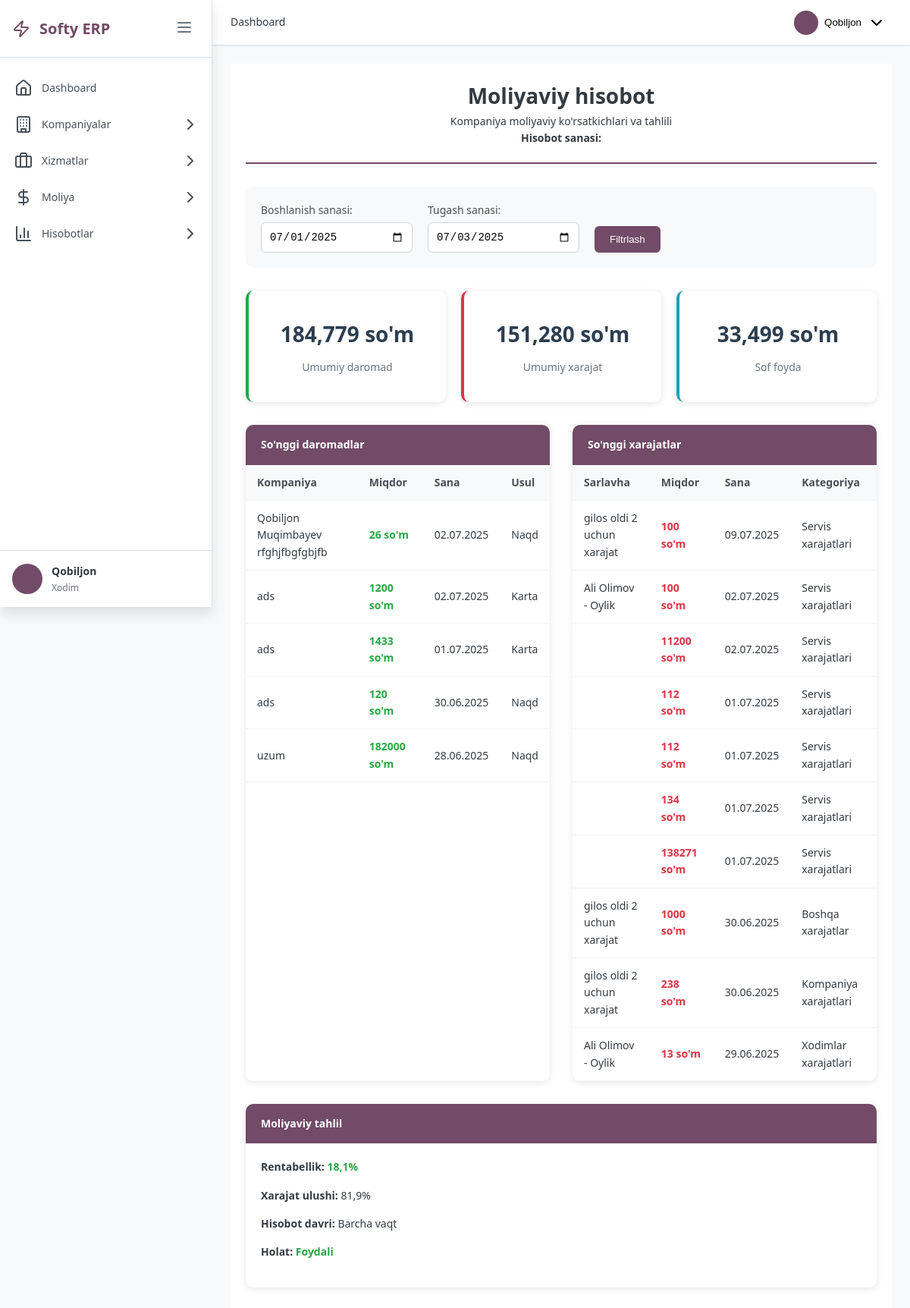
Page /financial-report/ (signed in) on the earlier database version.
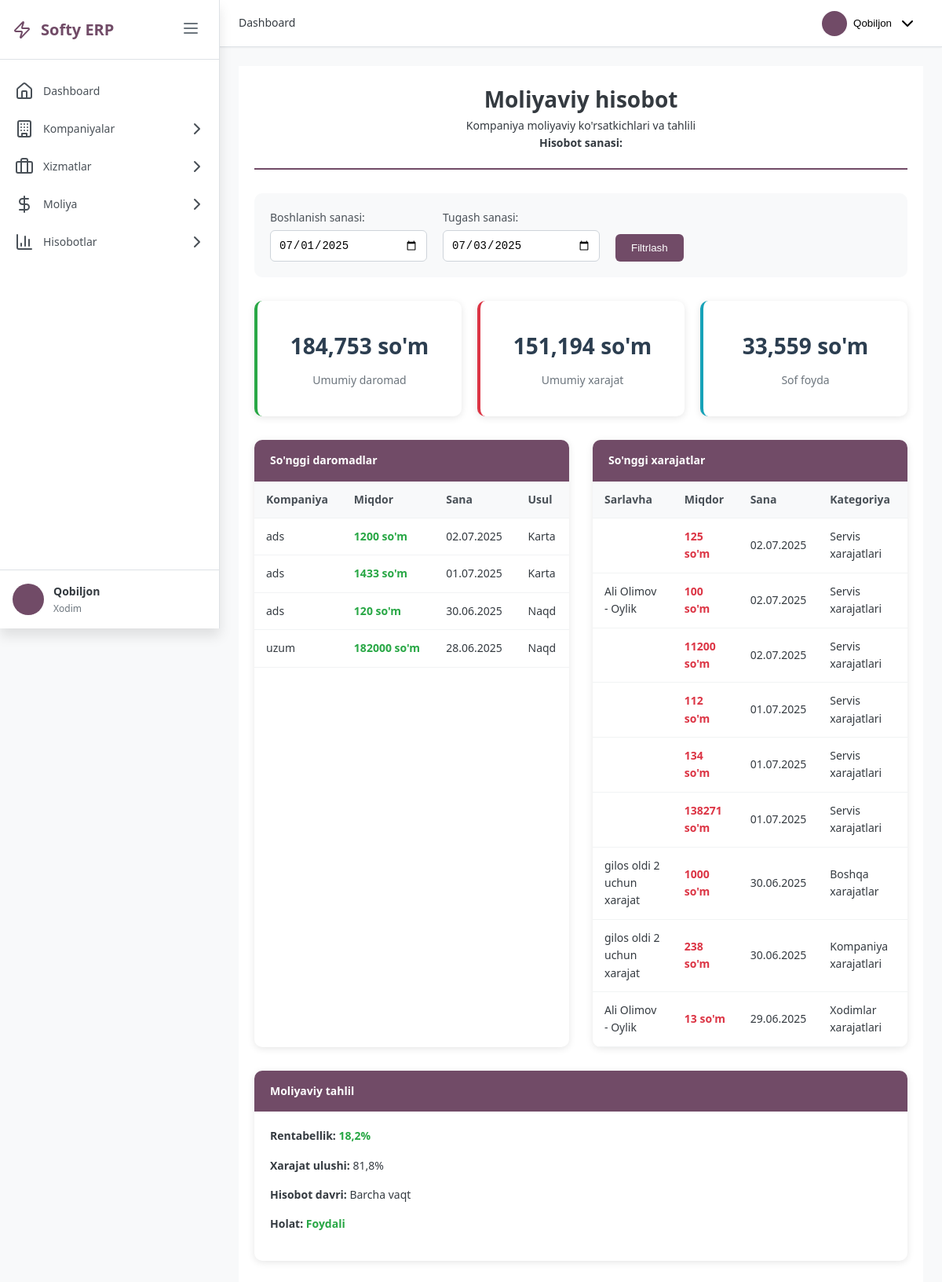
Same page on the later database version.
### main/models.py (models this page shows, shortened)
class Income(models.Model):
    STATUS_CHOICES = [
        ('received', 'Qabul qilingan'),
        ('pending', 'Kutilmoqda'),
        ('partial', 'Qisman to\'langan'),
    ]
    PAYMENT_METHOD_CHOICES = [
        ('cash', 'Naqd'),
        ('card', 'Karta'),
        ('transfer', 'O\'tkazma'),
    ]
    company = models.ForeignKey(
        Company,
        on_delete=models.CASCADE,
        related_name='incomes',
        verbose_name="Kompaniya"
    )
    service = models.ForeignKey(
        Service,
        on_delete=models.CASCADE,
        related_name='incomes',
        verbose_name="Xizmat"
    )
    amount = models.DecimalField(
        max_digits=15,
        decimal_places=2,
        verbose_name="Miqdor"
    )
    status = models.CharField(
        max_length=20,
        choices=STATUS_CHOICES,
        default='pending',
        verbose_name="Holat"
    )
    payment_method = models.CharField(
        max_length=20,
        choices=PAYMENT_METHOD_CHOICES,
        verbose_name="To'lov usuli"
    )
    payment_date = models.DateField(verbose_name="To'lov sanasi")
    notes = models.TextField(blank=True, null=True, verbose_name="Izoh")
    update_date = models.DateTimeField(auto_now=True, verbose_name="Yangilangan sana")
    created_date = models.DateTimeField(auto_now_add=True, verbose_name="Yaratilgan sana")
    taxes = models.DecimalField(
        max_digits=10,
        decimal_places=2,
        default=0,
        verbose_name="Soliq"
    )
    created_by = models.ForeignKey(
        Employees,
        on_delete=models.SET_NULL,
        null=True,
        related_name='created_incomes',
        verbose_name="Yaratgan"
    )
    updated_by = models.ForeignKey(
        Employees,
        on_delete=models.SET_NULL,
        null=True,
        blank=True,
        related_name='updated_incomes',
        verbose_name="Yangilagan"
    )
    class Meta:
        verbose_name = "Daromad"
        verbose_name_plural = "Daromadlar"
        ordering = ['-payment_date']

class Company(models.Model):
    name = models.CharField(max_length=255, verbose_name="Nomi")
    stir = models.CharField(max_length=9, unique=True, help_text="STIR raqami (9 raqam)")
    full_name = models.CharField(max_length=500, blank=True, null=True, verbose_name="Xodiminin ism familyasi")
    phone_regex = RegexValidator(
        regex=r'^\+?998[0-9]{9}$',
        message="Telefon raqam formati: +998901234567"
    )
    phone_number = models.CharField(
        validators=[phone_regex],
        max_length=17,
        blank=True,
        null=True,
        verbose_name="Telefon raqam"
    )
    email = models.EmailField(blank=True, null=True, verbose_name="Email")
    created_date = models.DateTimeField(auto_now_add=True, verbose_name="Yaratilgan sana")
    update_date = models.DateTimeField(auto_now=True, verbose_name="Yangilangan sana")
    comment = models.TextField(blank=True, null=True, verbose_name="Izoh")
    created_by = models.ForeignKey(
        Employees,
        on_delete=models.SET_NULL,
        null=True,
        related_name='created_companies',
        verbose_name="Yaratgan"
    )
    updated_by = models.ForeignKey(
        Employees,
        on_delete=models.SET_NULL,
        null=True,
        blank=True,
        related_name='updated_companies',
        verbose_name="Yangilagan"
    )
    class Meta:
        verbose_name = "Kompaniya"
        verbose_name_plural = "Kompaniyalar"
        ordering = ['-created_date']

class Expenses(models.Model):
    PAYMENT_METHOD_CHOICES = [
        ('cash', 'Naqd'),
        ('card', 'Karta'),
        ('transfer', 'O\'tkazma'),
        ('check', 'Chek'),
    ]
    service = models.ForeignKey(
        Service,
        on_delete=models.CASCADE,
        related_name='expenses',
        help_text="Loyiha/Xizmat",
        verbose_name="Xizmat",
        null=True
    )
    employee = models.ForeignKey(
        Employees,
        on_delete=models.CASCADE,
        related_name='expenses',
        verbose_name="Xodim",
        null=True
    )
    title = models.CharField(max_length=255, verbose_name="Sarlavha")
    amount = models.DecimalField(
        max_digits=12,
        decimal_places=2,
        verbose_name="Miqdor"
    )
    date = models.DateField(verbose_name="Sana")
    category = models.ForeignKey(
        ExpensesCategory,
        on_delete=models.CASCADE,
        related_name='expenses',
        verbose_name="Kategoriya"
    )
    payment_method = models.CharField(
        max_length=20,
        choices=PAYMENT_METHOD_CHOICES,
        verbose_name="To'lov usuli"
    )
    created_by = models.ForeignKey(
        Employees,
        on_delete=models.SET_NULL,
        null=True,
        related_name='created_expenses',
        verbose_name="Yaratgan"
    )
    notes = models.TextField(blank=True, null=True, verbose_name="Izoh")
    created_date = models.DateTimeField(auto_now_add=True, verbose_name="Yaratilgan sana")
    class Meta:
        verbose_name = "Xarajat"
        verbose_name_plural = "Xarajatlar"
        ordering = ['-date']

class ExpensesCategory(models.Model):
    name = models.CharField(max_length=255, verbose_name="Nomi")
    is_active = models.BooleanField(default=True, verbose_name="Faol")
    created_date = models.DateTimeField(auto_now_add=True, verbose_name="Yaratilgan sana")
    tax_rate = models.IntegerField(default=0)
    notes = models.TextField(blank=True, null=True, verbose_name="Izoh")  # TextField
    class Meta:
        verbose_name = "Xarajat kategoriyasi"
        verbose_name_plural = "Xarajat kategoriyalari"
        ordering = ['name']

### main/views/analitika.py (the view)
# urls.py: path('financial-report/', analitika.financial_report, name='financial_report'),
@login_required
def financial_report(request):
    start_date = request.GET.get('start_date')
    end_date = request.GET.get('end_date')
    income_filter = Q()
    expense_filter = Q()
    if start_date:
        income_filter &= Q(payment_date__gte=start_date)
        expense_filter &= Q(date__gte=start_date)
    if end_date:
        income_filter &= Q(payment_date__lte=end_date)
        expense_filter &= Q(date__lte=end_date)
    incomes = Income.objects.filter(income_filter, status='received')
    expenses = Expenses.objects.filter(expense_filter)
    total_income = incomes.aggregate(total=Sum('amount'))['total'] or Decimal('0')
    total_expenses = expenses.aggregate(total=Sum('amount'))['total'] or Decimal('0')
    profit = total_income - total_expenses
    profit_margin = round((profit / total_income * 100), 1) if total_income > 0 else 0
    expense_ratio = round((total_expenses / total_income * 100), 1) if total_income > 0 else 100
    status_text = "Foydali" if profit >= 0 else "Zarar"
    status_class = "amount-positive" if profit >= 0 else "amount-negative"
    status_icon = "fas fa-check-circle" if profit >= 0 else "fas fa-exclamation-triangle"
    if start_date and end_date:
        start_obj = datetime.strptime(start_date, '%Y-%m-%d')
        end_obj = datetime.strptime(end_date, '%Y-%m-%d')
        period_text = f"{start_obj.strftime('%d.%m.%Y')} - {end_obj.strftime('%d.%m.%Y')}"
    else:
        period_text = "Barcha vaqt"
    total_income_formatted = f"{total_income:,.0f}"
    total_expenses_formatted = f"{total_expenses:,.0f}"
    profit_formatted = f"{profit:,.0f}"
    context = {
        'title': 'Moliyaviy hisobot',
        'total_income': total_income,
        'total_expenses': total_expenses,
        'profit': profit,
        'total_income_formatted': total_income_formatted,
        'total_expenses_formatted': total_expenses_formatted,
        'profit_formatted': profit_formatted,
        'profit_margin': profit_margin,
        'expense_ratio': expense_ratio,
        'status_text': status_text,
        'status_class': status_class,
        'status_icon': status_icon,
        'period_text': period_text,
        'start_date': start_date,
        'end_date': end_date,
        'recent_incomes': incomes.order_by('-payment_date')[:10],
        'recent_expenses': expenses.order_by('-date')[:10],
    }
    return render(request, 'main/financial_report.html', context)

### templates/main/financial_report.html (shortened to what the changed rows need)
{% extends 'base.html' %}
    <link href="{% load static %}{% static 'css/main/analitika.css' %}" rel="stylesheet" {% block content %}
</head>
<body>
    <div class="report-container">
        <div class="report-header">
            <h1> Moliyaviy hisobot</h1>
        </div>
        <div class="financial-summary-grid">
            <div class="summary-card-report income">
                <h3>{{ total_income_formatted }} so'm</h3>
                <p>Umumiy daromad</p>
            </div>
            <div class="summary-card-report expense">
                <h3>{{ total_expenses_formatted }} so'm</h3>
                <p>Umumiy xarajat</p>
            </div>
            <div class="summary-card-report profit">
                <h3 class="{{ status_class }}">
                    {{ profit_formatted }} so'm
                </h3>
                <p>Sof foyda</p>
            </div>
        </div>
        <div class="reports-section">
            <div class="report-table-container">
                <table class="report-table">
                    <thead>
                        <tr>
                            <th>Kompaniya</th>
                            <th>Miqdor</th>
                            <th>Sana</th>
                            <th>Usul</th>
                        </tr>
                    </thead>
                    <tbody>
                        {% for income in recent_incomes %}
                        <tr>
                            <td>{{ income.company.name }}</td>
                            <td class="amount-positive">{{ income.amount|floatformat:0 }} so'm</td>
                            <td>{{ income.payment_date|date:"d.m.Y" }}</td>
                            <td>{{ income.get_payment_method_display }}</td>
                        </tr>
                        {% empty %}
                        <tr>
                            <td colspan="4" style="text-align: center; color: #6c757d;">
                                Ma'lumot mavjud emas
                            </td>
                        </tr>
                        {% endfor %}
                    </tbody>
                </table>
            </div>
            <div class="report-table-container">
                <table class="report-table">
                    <thead>
                        <tr>
                            <th>Sarlavha</th>
                            <th>Miqdor</th>
                            <th>Sana</th>
                            <th>Kategoriya</th>
                        </tr>
                    </thead>
                    <tbody>
                        {% for expense in recent_expenses %}
                        <tr>
                            <td>{{ expense.title }}</td>
                            <td class="amount-negative">{{ expense.amount|floatformat:0 }} so'm</td>
                            <td>{{ expense.date|date:"d.m.Y" }}</td>
                            <td>{{ expense.category.name }}</td>
                        </tr>
                        {% empty %}
                        <tr>
                            <td colspan="4" style="text-align: center; color: #6c757d;">
                                Ma'lumot mavjud emas
                            </td>
                        </tr>
                        {% endfor %}
                    </tbody>
                </table>
            </div>
        </div>
        <div class="report-table-container" style="margin-bottom: 30px;">
            <div style="padding: 20px;">
                <div style="margin-bottom: 15px;">
                    <strong>Rentabellik:</strong>
                    <span class="{{ status_class }}">{{ profit_margin }}%</span>
                </div>
                <div style="margin-bottom: 15px;">
                    <strong>Xarajat ulushi:</strong>
                    <span>{{ expense_ratio }}%</span>
                </div>
            </div>
        </div>
    </div>
</body>
{% endblock %}

Differences in the rows shown:
removed Income: company.name "Qobiljon Muqimbayev rfghjfbgfgbjfb", amount "26", payment_date "02.07.2025", payment_method "Naqd"
removed Expenses: title "gilos oldi 2 uchun xarajat", amount "100", date "09.07.2025", category.name "Servis xarajatlari"
changed Expenses (number 1 of 9 on the later page): amount "112" → "125"; date "01.07.2025" → "02.07.2025"; moves up the list
Other differences:
{{ total_income_formatted }}: "184,779" → "184,753"
{{ total_expenses_formatted }}: "151,280" → "151,194"
{{ profit_formatted }}: "33,499" → "33,559"
{{ profit_margin }}: "18,1" → "18,2"
{{ expense_ratio }}: "81,9" → "81,8"
